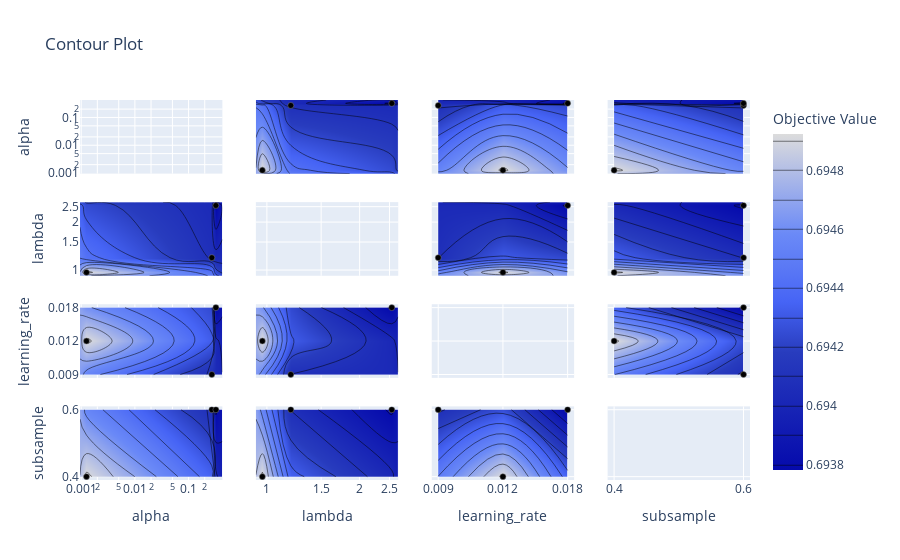

Write notebook code for a chart like this one.
### Code cell
optuna.visualization.plot_contour(study, params=['alpha',
                            #'max_depth',
                            'lambda',
                            'subsample',
                            'learning_rate',
                            'subsample'])

### Figure 1 — Plotly figure (JSON) as saved in the notebook; plotly's stock layout.template omitted (floating-point values rounded to 4 significant figures)
{"data": [{"type": "scatter", "xaxis": "x", "yaxis": "y"}, {"colorbar": {"title": {"text": "Objective Value"}}, "colorscale": [[0, "rgb(5,10,172)"], [0.35, "rgb(40,60,190)"], [0.5, "rgb(70,100,245)"], [0.6, "rgb(90,120,245)"], [0.7, "rgb(106,137,247)"], [1, "rgb(220,220,220)"]], "connectgaps": true, "contours": {"coloring": "heatmap"}, "hoverinfo": "none", "line": {"smoothing": 1.3}, "showscale": true, "type": "contour", "x": [0.0009505, 0.001254, 0.271, 0.3228, 0.4261], "xaxis": "x5", "y": [0.9211, 0.9667, 1.196, 2.543, 2.669], "yaxis": "y5", "z": [[null, null, null, null, null], [null, 0.6949, null, null, null], [null, null, 0.6941, null, null], [null, null, null, 0.6938, null], [null, null, null, null, null]]}, {"marker": {"color": "black", "line": {"color": "Grey", "width": 0.5}}, "mode": "markers", "showlegend": false, "type": "scatter", "x": [0.001254, 0.271, 0.3228], "xaxis": "x5", "y": [0.9667, 1.196, 2.543], "yaxis": "y5"}, {"colorbar": {"title": {"text": "Objective Value"}}, "colorscale": [[0, "rgb(5,10,172)"], [0.35, "rgb(40,60,190)"], [0.5, "rgb(70,100,245)"], [0.6, "rgb(90,120,245)"], [0.7, "rgb(106,137,247)"], [1, "rgb(220,220,220)"]], "connectgaps": true, "contours": {"coloring": "heatmap"}, "hoverinfo": "none", "line": {"smoothing": 1.3}, "showscale": false, "type": "contour", "x": [0.0009505, 0.001254, 0.271, 0.3228, 0.4261], "xaxis": "x9", "y": ["0.009", "0.012", "0.018"], "yaxis": "y9", "z": [[null, null, 0.6941, null, null], [null, 0.6949, null, null, null], [null, null, null, 0.6938, null]]}, {"marker": {"color": "black", "line": {"color": "Grey", "width": 0.5}}, "mode": "markers", "showlegend": false, "type": "scatter", "x": [0.001254, 0.271, 0.3228], "xaxis": "x9", "y": ["0.012", "0.009", "0.018"], "yaxis": "y9"}, {"colorbar": {"title": {"text": "Objective Value"}}, "colorscale": [[0, "rgb(5,10,172)"], [0.35, "rgb(40,60,190)"], [0.5, "rgb(70,100,245)"], [0.6, "rgb(90,120,245)"], [0.7, "rgb(106,137,247)"], [1, "rgb(220,220,220)"]], "connectgaps": true, "contours": {"coloring": "heatmap"}, "hoverinfo": "none", "line": {"smoothing": 1.3}, "showscale": false, "type": "contour", "x": [0.0009505, 0.001254, 0.271, 0.3228, 0.4261], "xaxis": "x13", "y": ["0.4", "0.6"], "yaxis": "y13", "z": [[null, 0.6949, null, null, null], [null, null, 0.6941, 0.6938, null]]}, {"marker": {"color": "black", "line": {"color": "Grey", "width": 0.5}}, "mode": "markers", "showlegend": false, "type": "scatter", "x": [0.001254, 0.271, 0.3228], "xaxis": "x13", "y": ["0.4", "0.6", "0.6"], "yaxis": "y13"}, {"colorbar": {"title": {"text": "Objective Value"}}, "colorscale": [[0, "rgb(5,10,172)"], [0.35, "rgb(40,60,190)"], [0.5, "rgb(70,100,245)"], [0.6, "rgb(90,120,245)"], [0.7, "rgb(106,137,247)"], [1, "rgb(220,220,220)"]], "connectgaps": true, "contours": {"coloring": "heatmap"}, "hoverinfo": "none", "line": {"smoothing": 1.3}, "showscale": false, "type": "contour", "x": [0.9211, 0.9667, 1.196, 2.543, 2.669], "xaxis": "x2", "y": [0.0009505, 0.001254, 0.271, 0.3228, 0.4261], "yaxis": "y2", "z": [[null, null, null, null, null], [null, 0.6949, null, null, null], [null, null, 0.6941, null, null], [null, null, null, 0.6938, null], [null, null, null, null, null]]}, {"marker": {"color": "black", "line": {"color": "Grey", "width": 0.5}}, "mode": "markers", "showlegend": false, "type": "scatter", "x": [0.9667, 1.196, 2.543], "xaxis": "x2", "y": [0.001254, 0.271, 0.3228], "yaxis": "y2"}, {"type": "scatter", "xaxis": "x6", "yaxis": "y6"}, {"colorbar": {"title": {"text": "Objective Value"}}, "colorscale": [[0, "rgb(5,10,172)"], [0.35, "rgb(40,60,190)"], [0.5, "rgb(70,100,245)"], [0.6, "rgb(90,120,245)"], [0.7, "rgb(106,137,247)"], [1, "rgb(220,220,220)"]], "connectgaps": true, "contours": {"coloring": "heatmap"}, "hoverinfo": "none", "line": {"smoothing": 1.3}, "showscale": false, "type": "contour", "x": [0.9211, 0.9667, 1.196, 2.543, 2.669], "xaxis": "x10", "y": ["0.009", "0.012", "0.018"], "yaxis": "y10", "z": [[null, null, 0.6941, null, null], [null, 0.6949, null, null, null], [null, null, null, 0.6938, null]]}, {"marker": {"color": "black", "line": {"color": "Grey", "width": 0.5}}, "mode": "markers", "showlegend": false, "type": "scatter", "x": [0.9667, 1.196, 2.543], "xaxis": "x10", "y": ["0.012", "0.009", "0.018"], "yaxis": "y10"}, {"colorbar": {"title": {"text": "Objective Value"}}, "colorscale": [[0, "rgb(5,10,172)"], [0.35, "rgb(40,60,190)"], [0.5, "rgb(70,100,245)"], [0.6, "rgb(90,120,245)"], [0.7, "rgb(106,137,247)"], [1, "rgb(220,220,220)"]], "connectgaps": true, "contours": {"coloring": "heatmap"}, "hoverinfo": "none", "line": {"smoothing": 1.3}, "showscale": false, "type": "contour", "x": [0.9211, 0.9667, 1.196, 2.543, 2.669], "xaxis": "x14", "y": ["0.4", "0.6"], "yaxis": "y14", "z": [[null, 0.6949, null, null, null], [null, null, 0.6941, 0.6938, null]]}, {"marker": {"color": "black", "line": {"color": "Grey", "width": 0.5}}, "mode": "markers", "showlegend": false, "type": "scatter", "x": [0.9667, 1.196, 2.543], "xaxis": "x14", "y": ["0.4", "0.6", "0.6"], "yaxis": "y14"}, {"colorbar": {"title": {"text": "Objective Value"}}, "colorscale": [[0, "rgb(5,10,172)"], [0.35, "rgb(40,60,190)"], [0.5, "rgb(70,100,245)"], [0.6, "rgb(90,120,245)"], [0.7, "rgb(106,137,247)"], [1, "rgb(220,220,220)"]], "connectgaps": true, "contours": {"coloring": "heatmap"}, "hoverinfo": "none", "line": {"smoothing": 1.3}, "showscale": false, "type": "contour", "x": ["0.009", "0.012", "0.018"], "xaxis": "x3", "y": [0.0009505, 0.001254, 0.271, 0.3228, 0.4261], "yaxis": "y3", "z": [[null, null, null], [null, 0.6949, null], [0.6941, null, null], [null, null, 0.6938], [null, null, null]]}, {"marker": {"color": "black", "line": {"color": "Grey", "width": 0.5}}, "mode": "markers", "showlegend": false, "type": "scatter", "x": ["0.012", "0.009", "0.018"], "xaxis": "x3", "y": [0.001254, 0.271, 0.3228], "yaxis": "y3"}, {"colorbar": {"title": {"text": "Objective Value"}}, "colorscale": [[0, "rgb(5,10,172)"], [0.35, "rgb(40,60,190)"], [0.5, "rgb(70,100,245)"], [0.6, "rgb(90,120,245)"], [0.7, "rgb(106,137,247)"], [1, "rgb(220,220,220)"]], "connectgaps": true, "contours": {"coloring": "heatmap"}, "hoverinfo": "none", "line": {"smoothing": 1.3}, "showscale": false, "type": "contour", "x": ["0.009", "0.012", "0.018"], "xaxis": "x7", "y": [0.9211, 0.9667, 1.196, 2.543, 2.669], "yaxis": "y7", "z": [[null, null, null], [null, 0.6949, null], [0.6941, null, null], [null, null, 0.6938], [null, null, null]]}, {"marker": {"color": "black", "line": {"color": "Grey", "width": 0.5}}, "mode": "markers", "showlegend": false, "type": "scatter", "x": ["0.012", "0.009", "0.018"], "xaxis": "x7", "y": [0.9667, 1.196, 2.543], "yaxis": "y7"}, {"type": "scatter", "xaxis": "x11", "yaxis": "y11"}, {"colorbar": {"title": {"text": "Objective Value"}}, "colorscale": [[0, "rgb(5,10,172)"], [0.35, "rgb(40,60,190)"], [0.5, "rgb(70,100,245)"], [0.6, "rgb(90,120,245)"], [0.7, "rgb(106,137,247)"], [1, "rgb(220,220,220)"]], "connectgaps": true, "contours": {"coloring": "heatmap"}, "hoverinfo": "none", "line": {"smoothing": 1.3}, "showscale": false, "type": "contour", "x": ["0.009", "0.012", "0.018"], "xaxis": "x15", "y": ["0.4", "0.6"], "yaxis": "y15", "z": [[null, 0.6949, null], [0.6941, null, 0.6938]]}, {"marker": {"color": "black", "line": {"color": "Grey", "width": 0.5}}, "mode": "markers", "showlegend": false, "type": "scatter", "x": ["0.012", "0.009", "0.018"], "xaxis": "x15", "y": ["0.4", "0.6", "0.6"], "yaxis": "y15"}, {"colorbar": {"title": {"text": "Objective Value"}}, "colorscale": [[0, "rgb(5,10,172)"], [0.35, "rgb(40,60,190)"], [0.5, "rgb(70,100,245)"], [0.6, "rgb(90,120,245)"], [0.7, "rgb(106,137,247)"], [1, "rgb(220,220,220)"]], "connectgaps": true, "contours": {"coloring": "heatmap"}, "hoverinfo": "none", "line": {"smoothing": 1.3}, "showscale": false, "type": "contour", "x": ["0.4", "0.6"], "xaxis": "x4", "y": [0.0009505, 0.001254, 0.271, 0.3228, 0.4261], "yaxis": "y4", "z": [[null, null], [0.6949, null], [null, 0.6941], [null, 0.6938], [null, null]]}, {"marker": {"color": "black", "line": {"color": "Grey", "width": 0.5}}, "mode": "markers", "showlegend": false, "type": "scatter", "x": ["0.4", "0.6", "0.6"], "xaxis": "x4", "y": [0.001254, 0.271, 0.3228], "yaxis": "y4"}, {"colorbar": {"title": {"text": "Objective Value"}}, "colorscale": [[0, "rgb(5,10,172)"], [0.35, "rgb(40,60,190)"], [0.5, "rgb(70,100,245)"], [0.6, "rgb(90,120,245)"], [0.7, "rgb(106,137,247)"], [1, "rgb(220,220,220)"]], "connectgaps": true, "contours": {"coloring": "heatmap"}, "hoverinfo": "none", "line": {"smoothing": 1.3}, "showscale": false, "type": "contour", "x": ["0.4", "0.6"], "xaxis": "x8", "y": [0.9211, 0.9667, 1.196, 2.543, 2.669], "yaxis": "y8", "z": [[null, null], [0.6949, null], [null, 0.6941], [null, 0.6938], [null, null]]}, {"marker": {"color": "black", "line": {"color": "Grey", "width": 0.5}}, "mode": "markers", "showlegend": false, "type": "scatter", "x": ["0.4", "0.6", "0.6"], "xaxis": "x8", "y": [0.9667, 1.196, 2.543], "yaxis": "y8"}, {"colorbar": {"title": {"text": "Objective Value"}}, "colorscale": [[0, "rgb(5,10,172)"], [0.35, "rgb(40,60,190)"], [0.5, "rgb(70,100,245)"], [0.6, "rgb(90,120,245)"], [0.7, "rgb(106,137,247)"], [1, "rgb(220,220,220)"]], "connectgaps": true, "contours": {"coloring": "heatmap"}, "hoverinfo": "none", "line": {"smoothing": 1.3}, "showscale": false, "type": "contour", "x": ["0.4", "0.6"], "xaxis": "x12", "y": ["0.009", "0.012", "0.018"], "yaxis": "y12", "z": [[null, 0.6941], [0.6949, null], [null, 0.6938]]}, {"marker": {"color": "black", "line": {"color": "Grey", "width": 0.5}}, "mode": "markers", "showlegend": false, "type": "scatter", "x": ["0.4", "0.6", "0.6"], "xaxis": "x12", "y": ["0.012", "0.009", "0.018"], "yaxis": "y12"}, {"type": "scatter", "xaxis": "x16", "yaxis": "y16"}], "layout": {"title": {"text": "Contour Plot"}, "xaxis": {"anchor": "y", "domain": [0, 0.2125], "matches": "x13", "range": [-3.022, -0.3705], "showticklabels": false, "type": "log"}, "xaxis10": {"anchor": "y10", "domain": [0.2625, 0.475], "matches": "x14", "range": [-0.0357, 0.4263], "showticklabels": false, "type": "log"}, "xaxis11": {"anchor": "y11", "domain": [0.525, 0.7375], "matches": "x15", "range": [-0.1, 2.1], "showticklabels": false, "type": "category"}, "xaxis12": {"anchor": "y12", "domain": [0.7875, 1], "matches": "x16", "range": [-0.05, 1.05], "showticklabels": false, "type": "category"}, "xaxis13": {"anchor": "y13", "domain": [0, 0.2125], "range": [-3.022, -0.3705], "title": {"text": "alpha"}, "type": "log"}, "xaxis14": {"anchor": "y14", "domain": [0.2625, 0.475], "range": [-0.0357, 0.4263], "title": {"text": "lambda"}, "type": "log"}, "xaxis15": {"anchor": "y15", "domain": [0.525, 0.7375], "range": [-0.1, 2.1], "title": {"text": "learning_rate"}, "type": "category"}, "xaxis16": {"anchor": "y16", "domain": [0.7875, 1], "range": [-0.05, 1.05], "title": {"text": "subsample"}, "type": "category"}, "xaxis2": {"anchor": "y2", "domain": [0.2625, 0.475], "matches": "x14", "range": [-0.0357, 0.4263], "showticklabels": false, "type": "log"}, "xaxis3": {"anchor": "y3", "domain": [0.525, 0.7375], "matches": "x15", "range": [-0.1, 2.1], "showticklabels": false, "type": "category"}, "xaxis4": {"anchor": "y4", "domain": [0.7875, 1], "matches": "x16", "range": [-0.05, 1.05], "showticklabels": false, "type": "category"}, "xaxis5": {"anchor": "y5", "domain": [0, 0.2125], "matches": "x13", "range": [-3.022, -0.3705], "showticklabels": false, "type": "log"}, "xaxis6": {"anchor": "y6", "domain": [0.2625, 0.475], "matches": "x14", "range": [-0.0357, 0.4263], "showticklabels": false, "type": "log"}, "xaxis7": {"anchor": "y7", "domain": [0.525, 0.7375], "matches": "x15", "range": [-0.1, 2.1], "showticklabels": false, "type": "category"}, "xaxis8": {"anchor": "y8", "domain": [0.7875, 1], "matches": "x16", "range": [-0.05, 1.05], "showticklabels": false, "type": "category"}, "xaxis9": {"anchor": "y9", "domain": [0, 0.2125], "matches": "x13", "range": [-3.022, -0.3705], "showticklabels": false, "type": "log"}, "yaxis": {"anchor": "x", "domain": [0.8063, 1], "range": [-3.022, -0.3705], "title": {"text": "alpha"}, "type": "log"}, "yaxis10": {"anchor": "x10", "domain": [0.2687, 0.4625], "matches": "y9", "range": [-0.1, 2.1], "showticklabels": false, "type": "category"}, "yaxis11": {"anchor": "x11", "domain": [0.2687, 0.4625], "matches": "y9", "range": [-0.1, 2.1], "showticklabels": false, "type": "category"}, "yaxis12": {"anchor": "x12", "domain": [0.2687, 0.4625], "matches": "y9", "range": [-0.1, 2.1], "showticklabels": false, "type": "category"}, "yaxis13": {"anchor": "x13", "domain": [0, 0.1938], "range": [-0.05, 1.05], "title": {"text": "subsample"}, "type": "category"}, "yaxis14": {"anchor": "x14", "domain": [0, 0.1938], "matches": "y13", "range": [-0.05, 1.05], "showticklabels": false, "type": "category"}, "yaxis15": {"anchor": "x15", "domain": [0, 0.1938], "matches": "y13", "range": [-0.05, 1.05], "showticklabels": false, "type": "category"}, "yaxis16": {"anchor": "x16", "domain": [0, 0.1938], "matches": "y13", "range": [-0.05, 1.05], "showticklabels": false, "type": "category"}, "yaxis2": {"anchor": "x2", "domain": [0.8063, 1], "matches": "y", "range": [-3.022, -0.3705], "showticklabels": false, "type": "log"}, "yaxis3": {"anchor": "x3", "domain": [0.8063, 1], "matches": "y", "range": [-3.022, -0.3705], "showticklabels": false, "type": "log"}, "yaxis4": {"anchor": "x4", "domain": [0.8063, 1], "matches": "y", "range": [-3.022, -0.3705], "showticklabels": false, "type": "log"}, "yaxis5": {"anchor": "x5", "domain": [0.5375, 0.7312], "range": [-0.0357, 0.4263], "title": {"text": "lambda"}, "type": "log"}, "yaxis6": {"anchor": "x6", "domain": [0.5375, 0.7312], "matches": "y5", "range": [-0.0357, 0.4263], "showticklabels": false, "type": "log"}, "yaxis7": {"anchor": "x7", "domain": [0.5375, 0.7312], "matches": "y5", "range": [-0.0357, 0.4263], "showticklabels": false, "type": "log"}, "yaxis8": {"anchor": "x8", "domain": [0.5375, 0.7312], "matches": "y5", "range": [-0.0357, 0.4263], "showticklabels": false, "type": "log"}, "yaxis9": {"anchor": "x9", "domain": [0.2687, 0.4625], "range": [-0.1, 2.1], "title": {"text": "learning_rate"}, "type": "category"}}}
